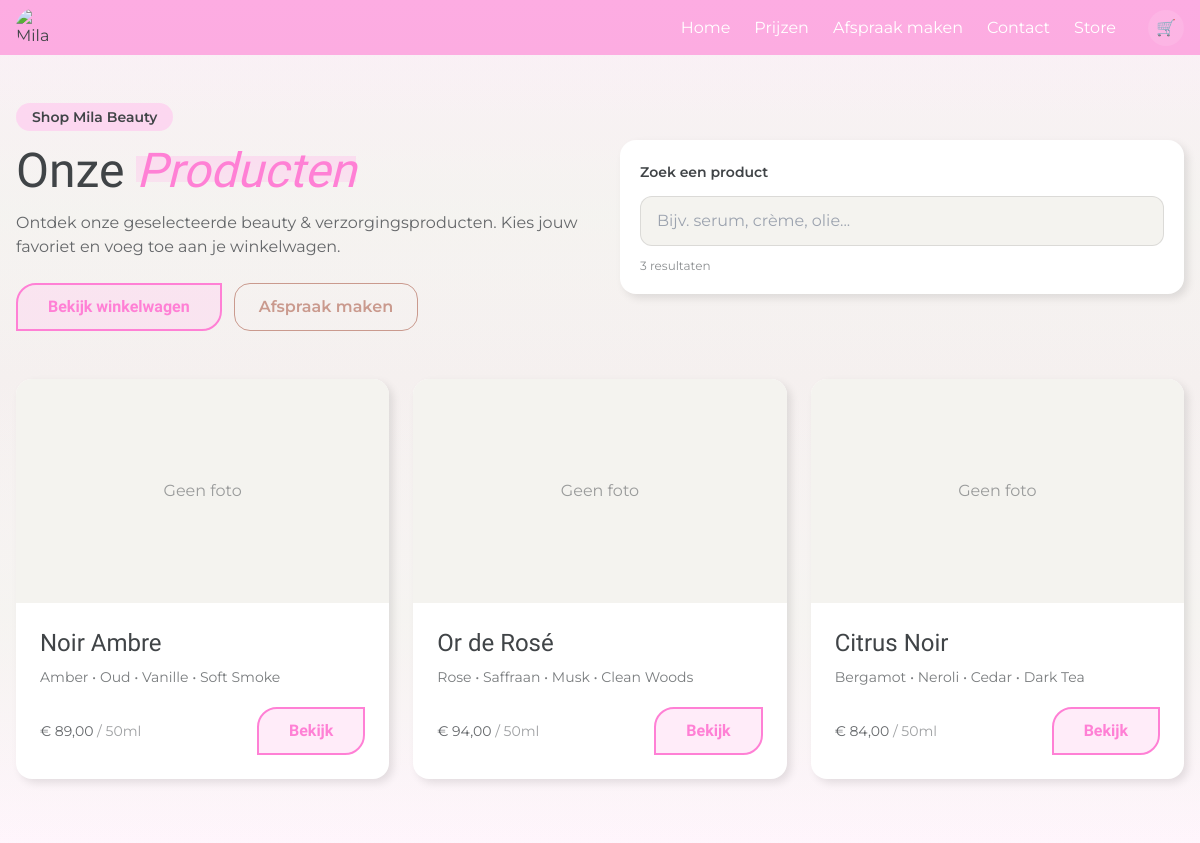
/products.php, run on the app's committed database.
### tables this page shows
CREATE TABLE IF NOT EXISTS products
(
    id                int(10) UNSIGNED NOT NULL AUTO_INCREMENT PRIMARY KEY,
name              varchar(160)     NOT NULL,
    slug              varchar(200)     NOT NULL,
    short_description varchar(255)              DEFAULT NULL,
    description       text                      DEFAULT NULL,
    ingredients       text                      DEFAULT NULL,
    allergens         text                      DEFAULT NULL,
    price             decimal(10, 2)            DEFAULT NULL,
    volume_ml         int(11)                   DEFAULT NULL,
    is_active        tinyint(1)       NOT NULL DEFAULT 1,
    main_image        varchar(255)              DEFAULT NULL,
    created_at        datetime         NOT NULL DEFAULT current_timestamp(),
    updated_at        datetime         NOT NULL DEFAULT current_timestamp() ON UPDATE current_timestamp()
);

### config/db.php (called while the page is built, shortened)
<?php
function h(string $value): string
{
    return htmlspecialchars($value, ENT_QUOTES, 'UTF-8');
}

### products.php (the view, shortened to what this page needs)
<?php
require_once __DIR__ . '/config/db.php';
$pdo = db();
$q = trim((string)($_GET['q'] ?? ''));
$sql = "SELECT id, name, slug, short_description, price, volume_ml, main_image
        FROM products
        WHERE is_active = 1";
$params = [];
$sql .= " ORDER BY updated_at DESC";
$stmt = $pdo->prepare($sql);
$stmt->execute($params);
$products = $stmt->fetchAll();
?>
<!doctype html>
<html lang="nl">
<head>
    <script src="https://cdn.tailwindcss.com"></script>
    <link rel="stylesheet" href="/assets/css/theme.css" />
</head>
<body class="text-brandText font-sans">
<?php require __DIR__ . '/partials/navbar.php'; ?>
<section class="section-hero py-12">
    <div class="mx-auto max-w-container px-4">
        <div class="grid grid-cols-1 gap-10 md:grid-cols-2 md:items-center">
            <div>
                <div class="inline-flex items-center gap-2 rounded-full bg-brandPinkSoft/70 px-4 py-1 text-sm font-semibold">
                    Shop Mila Beauty
                </div>
                <h1 class="mt-4 font-serif text-4xl md:text-5xl leading-tight text-brandText">
                    Onze <span class="heading-highlight">Producten</span>
                </h1>
                <p class="mt-4 max-w-xl text-brandText/80">
                    Ontdek onze geselecteerde beauty & verzorgingsproducten. Kies jouw favoriet en voeg toe aan je winkelwagen.
                </p>
                <div class="mt-6 flex flex-wrap gap-3">
                    <a class="btn-primary" href="cart.php">Bekijk winkelwagen</a>
                    <a class="inline-flex items-center justify-center rounded-2xl border border-brandAccent px-6 py-2 font-semibold text-brandAccent transition hover:bg-brandAccent/10" href="https://salonkee.nl/salon/milas-beauty">Afspraak maken</a>
                </div>
            </div>
            <div class="rounded-2xl bg-white shadow-card p-5">
                <form method="get" class="space-y-3">
                    <label class="text-sm font-semibold" for="productSearch">Zoek een product</label>
                    <input
                        id="productSearch"
                        name="q"
                        value="<?= h($q) ?>"
                        type="text"
                        placeholder="Bijv. serum, crème, olie..."
                        class="w-full rounded-xl border border-black/10 bg-brandBg px-4 py-3 outline-none focus:ring-2 focus:ring-brandPink/40"
                    />
                    <div class="flex items-center justify-between text-xs text-brandText/60">
                        <span><?= count($products) ?> resultaten</span>
                    </div>
                </form>
            </div>
        </div>
    </div>
</section>
<section class="pb-16">
    <div class="mx-auto max-w-container px-4">
        <?php if (!$products): ?>
            <div class="rounded-2xl bg-white p-8 shadow-card text-brandText/70">
                Geen producten gevonden. Probeer een andere zoekterm.
            </div>
        <?php else: ?>
            <div class="grid gap-6 md:grid-cols-2 lg:grid-cols-3">
                <?php foreach ($products as $p): ?>
                    <article class="rounded-2xl bg-white shadow-card overflow-hidden flex flex-col">
                        <div class="h-56 w-full overflow-hidden">
                            <?php if (!empty($p['main_image'])): ?>
                                <img src="<?= h((string)$p['main_image']) ?>" class="h-full w-full object-cover transition duration-300 hover:scale-105" alt="<?= h($p['name']) ?>">
                            <?php else: ?>
                                <div class="h-full w-full bg-brandBg flex items-center justify-center text-brandText/50">Geen foto</div>
                            <?php endif; ?>
                        </div>
                        <div class="flex-1 p-6">
                            <h3 class="font-serif text-2xl text-brandText">
                                <?= h($p['name']) ?>
                            </h3>
                            <p class="mt-2 text-sm text-brandText/70">
                                <?= h((string)($p['short_description'] ?? '')) ?>
                            </p>
                            <div class="mt-5 flex items-center justify-between">
                                <div class="text-sm text-brandText/80">
                                    € <?= h(number_format((float)($p['price'] ?? 0), 2, ',', '.')) ?>
                                    <?php if (!empty($p['volume_ml'])): ?>
                                        <span class="text-brandText/50">/ <?= (int)$p['volume_ml'] ?>ml</span>
                                    <?php endif; ?>
                                </div>
                                <a href="product.php?slug=<?= urlencode((string)$p['slug']) ?>" class="btn-primary">Bekijk</a>
                            </div>
                        </div>
                    </article>
                <?php endforeach; ?>
            </div>
        <?php endif; ?>
    </div>
</section>
</body>
</html>

### assets/css/theme.css (style rules this page uses)
:root { --color-brand-pink: #ff80d5; --color-brand-pink-soft: #ffccef; --color-brand-bg: #f4f3ef; --color-brand-accent: #ca9a8e; --color-brand-text: #404447; --color-brand-bg-soft: #faf4f7; --color-header-pink: rgba(255, 128, 213, 0.61); --shadow-card: 4px 4px 8px 0px rgba(0, 0, 0, 0.1); --shadow-img: 4px 4px 20px 0px rgba(132, 153, 148, 0.5); --shadow-inset-glow: 0 0 10px 0 #ca9a8e inset, 0 0 20px 2px #ca9a8e; --radius-fancy: 20px 0 20px 0; --radius-fancy-img: 100px 0 0 0; --section-accent: var(--color-brand-pink); --section-accent-soft: var(--color-brand-pink-soft); --section-button-bg: rgba(255, 204, 239, 0.37); --section-text: var(--color-brand-text); --section-bg: var(--color-brand-bg); --section-border: rgba(64, 68, 71, 0.08); }
body { background: linear-gradient(180deg, var(--color-brand-bg-soft) 0%, var(--section-bg) 45%, rgba(255, 204, 239, 0.12) 100%); color: var(--section-text); font-weight: 400; }
section, footer { background: linear-gradient(180deg, rgba(255, 204, 239, 0.08) 0%, rgba(244, 243, 239, 0.7) 50%, rgba(255, 204, 239, 0.08) 100%); }
.section-hero { --section-accent: var(--color-brand-pink); --section-accent-soft: var(--color-brand-pink-soft); --section-button-bg: rgba(255, 204, 239, 0.37); }
.heading-highlight { position: relative; font-style: italic; color: var(--section-accent); }
.heading-highlight::after { content: ""; position: absolute; left: 0; bottom: 0.35em; width: 100%; height: 0.55em; background: var(--section-accent-soft); z-index: -1; }
.btn-primary { display: inline-flex; align-items: center; justify-content: center; font-family: Taviraj, serif; font-weight: 600; border: 2px solid var(--section-accent); color: var(--section-accent); background: var(--section-button-bg); padding: 10px 30px; transition: all 0.3s ease; border-radius: var(--radius-fancy); }

### data on the page
products: shows "Geen foto", name "Noir Ambre", short_description "Amber • Oud • Vanille • Soft Smoke", price "89,00", volume_ml "50"
products: shows "Geen foto", name "Or de Rosé", short_description "Rose • Saffraan • Musk • Clean Woods", price "94,00", volume_ml "50"
products: shows "Geen foto", name "Citrus Noir", short_description "Bergamot • Neroli • Cedar • Dark Tea", price "84,00", volume_ml "50"

### other printed values
count($products) "3"
